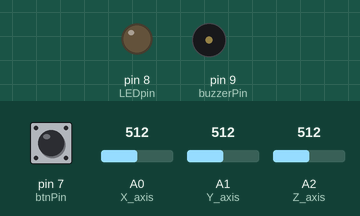
A sketch run on a simulated Arduino Nano, built with avr-gcc and run on an emulated ATmega328P. On the bench: output pins drawn as LEDs (lit = HIGH), buzzer (waves = sounding). Dashed ring = blinking. Inputs (shaded band) come from the test bench; at power-on: pin 7 (btnPin) LOW, A0 (X_axis) = 512, A1 (Y_axis) = 512, A2 (Z_axis) = 512. What the sketch prints to the serial monitor is not drawn.

Above: at 0.8 s.
0.9 s: pin 7 (btnPin) pulled HIGH for 0.15 s
At 2.95 s:
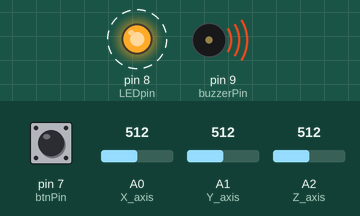
4.0 s: A0 (X_axis) set to 530
At 4.25 s:
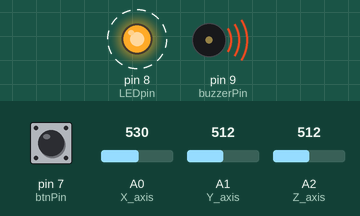
Timing chart, 0 to 13.0 s (numbered marks = the images above; inputs shaded):
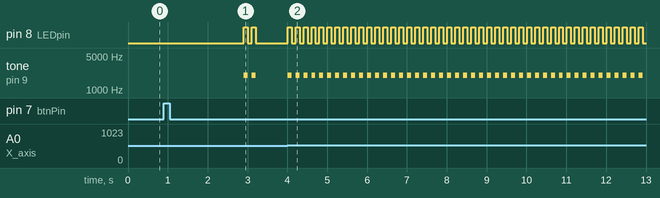

Measured:
- the behaviour switches between 514 and 515 on A0 (X_axis) (found by bisection; images 1 and 2)
- after the input at 0.9 s, pin 8 (LEDpin): alternates HIGH for 0.10 s and LOW for 0.10 s, 4 changes in all, then stays LOW, starting after 2.0 s; tone on pin 9 (buzzerPin): alternates 2000 Hz for 0.10 s and silent for 0.10 s, 4 changes in all, then stays silent, starting after 2.0 s
- after the input at 4.0 s, pin 8 (LEDpin): alternates HIGH for 0.10 s and LOW for 0.10 s, starting at once; tone on pin 9 (buzzerPin): alternates 2000 Hz for 0.10 s and silent for 0.10 s, starting at once

The sketch:

CantTouchThis.ino
```cpp
/* Arduino 'Can't Touch This' Device

   Components:
                - Arduino Nano
                - ADXL335
                - Passive Buzzer
                - Push button tactile switch
                - Red LED
                - 220Ohm resistor
                - 330Ohm resistor
                - 10kOhm resistor
                - Breadboard
                - Some jumper wires

   Created on 26 July 2022 by c010blind3ngineer
*/

int X_axis = A0;
int Y_axis = A1;
int Z_axis = A2;
const int buzzerPin = 9;
const int LEDpin = 8;
const int btnPin = 7;
const int deg_acc = 3;
boolean trigAlarm = false;
int x, y, z;

int STILL[4];

void setup() {
  analogReference(EXTERNAL);
  pinMode(buzzerPin, OUTPUT);
  pinMode(LEDpin, OUTPUT);
  pinMode(btnPin, INPUT);
  Serial.begin(9600);
  while (digitalRead(btnPin) != HIGH) {}
}

void loop() {
  if (digitalRead(btnPin) == HIGH) {
    Serial.print("Calibrating");
    delay(500);
    int i = 0;    // reset 'i' counter
    while (i < 3) {   // read XYZ readings 3 times, it also gives the User time to stabilise the device properly
      Serial.print(".");
      STILL[0] = analogRead(X_axis);
      STILL[1] = analogRead(Y_axis);
      STILL[2] = analogRead(Z_axis);
      delay(500);
      i++;
    }
    digitalWrite(LEDpin, HIGH);
    tone(buzzerPin, 2000);
    delay(100);
    digitalWrite(LEDpin, LOW);
    noTone(buzzerPin);
    delay(100);
    digitalWrite(LEDpin, HIGH);
    tone(buzzerPin, 2000);
    delay(100);
    digitalWrite(LEDpin, LOW);
    noTone(buzzerPin);
    trigAlarm = false;
  }
  // Read XYZ axis values
  x = analogRead(X_axis);
  y = analogRead(Y_axis);
  z = analogRead(Z_axis);

  // Check to see if the device is in the same position when the User set it initially
  if ((x > (STILL[0] - deg_acc)) && (x < (STILL[0] + deg_acc)) && (y > (STILL[1] - deg_acc)) && (y < (STILL[1] + deg_acc)) && (z > (STILL[2] - deg_acc)) && (z < (STILL[2] + deg_acc)) ) {
    // You can uncomment the lines below to see the XYZ values in the Serial Monitor
    //    Serial.print(x);
    //    Serial.print("\t");
    //    Serial.print(y);
    //    Serial.print("\t");
    //    Serial.print(z);
    //    Serial.println();
  }
  else {
    trigAlarm = true;
  }
  // Alarm goes off when someone moves the device out of position
  if (trigAlarm == true) {
    digitalWrite(LEDpin, HIGH);
    tone(buzzerPin, 2000);
    delay(100);
    digitalWrite(LEDpin, LOW);
    noTone(buzzerPin);
  }
  delay(100);
}
```
